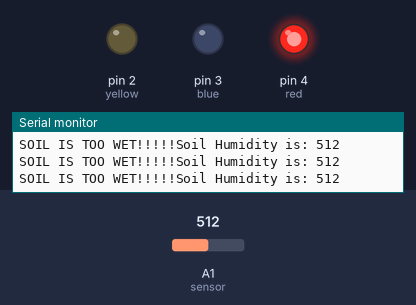
A sketch run on a simulated Arduino Uno, built with avr-gcc and run on an emulated ATmega328P. Shown: output pins drawn as LEDs (lit = HIGH), the last lines printed to the serial monitor. The test bench sets the inputs (shaded band); at power-on: A1 (sensor) = 512.

Above: at 1.3 s.
1.4 s: A1 (sensor) set to 888
2.9 s: A1 (sensor) set to 908
At 4.1 s:
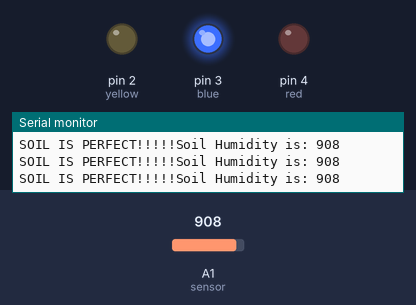
4.5 s: A1 (sensor) set to 990
6.0 s: A1 (sensor) set to 1011
At 6.6 s:
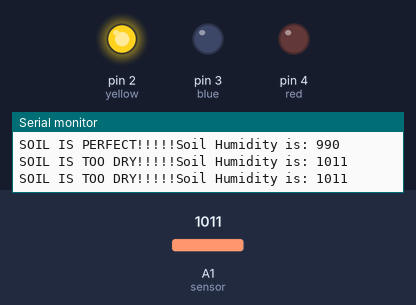
7.5 s: A1 (sensor) set to 989
At 8.7 s:
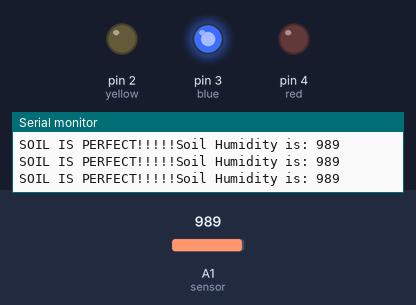
9.0 s: A1 (sensor) set to 1009
At 10.1 s:
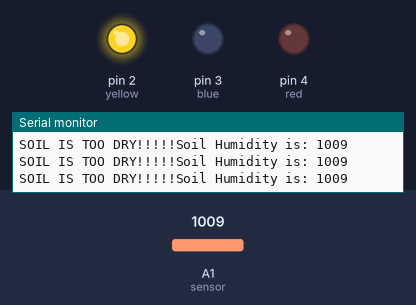
Timing chart, 0 to 11.5 s (numbered marks = the images above; inputs shaded):
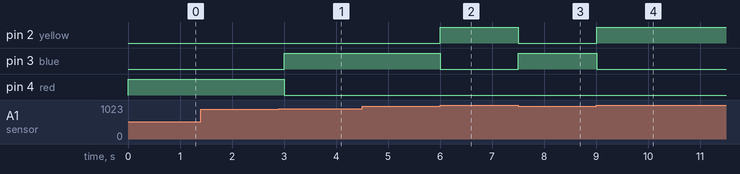

Measured:
- the behaviour switches between 900 and 901 on A1 (sensor) (found by bisection; images 0 and 1)
- the behaviour switches between 999 and 1000 on A1 (sensor) (found by bisection; images 1 and 2)
- after the input at 2.9 s, pin 3 (blue): LOW → HIGH after 0.10 s; pin 4 (red): HIGH → LOW after 0.10 s
- after the input at 6.0 s, pin 2 (yellow): LOW → HIGH at once; pin 3 (blue): HIGH → LOW at once
- after the input at 7.5 s, pin 2 (yellow): HIGH → LOW at once; pin 3 (blue): LOW → HIGH at once
- after the input at 9.0 s, pin 2 (yellow): LOW → HIGH at once; pin 3 (blue): HIGH → LOW at once

The sketch:

sensor-yl.ino
```cpp
void setup() {
  Serial.begin(9600);
  pinMode(2, OUTPUT); // Mengatur pin 2 sebagai output (untuk LED kuning)
  pinMode(3, OUTPUT); // Mengatur pin 3 sebagai output (untuk LED biru)
  pinMode(4, OUTPUT); // Mengatur pin 4 sebagai output (untuk LED merah)
}

void loop() {
  int yellow = 2; // Variabel untuk menyimpan nomor pin LED kuning
  int blue = 3;   // Variabel untuk menyimpan nomor pin LED biru
  int red = 4;    // Variabel untuk menyimpan nomor pin LED merah
  int sensorValue = analogRead(A1); // Membaca nilai analog dari pin A1 (sensor YL)

  digitalWrite(2, LOW); // Matikan LED kuning
  digitalWrite(3, LOW); // Matikan LED biru
  digitalWrite(4, LOW); // Matikan LED merah

  // Memeriksa nilai sensor dan mengatur LED dan pesan serial yang sesuai
  if (sensorValue >= 1000) (digitalWrite(yellow, HIGH)); // Jika kelembaban tanah terlalu kering, hidupkan LED kuning
  else if ((sensorValue <= 999) && (sensorValue >=901)) (digitalWrite(blue, HIGH)); // Jika kelembaban tanah optimal, hidupkan LED biru
  else if (sensorValue <= 900) (digitalWrite(red, HIGH)); // Jika kelembaban tanah terlalu basah, hidupkan LED merah
  else ;

  // Mengirim pesan serial berdasarkan kondisi kelembaban tanah
  if (sensorValue >= 1000) (Serial.print("SOIL IS TOO DRY!!!!!")); // Pesan untuk kelembaban tanah terlalu kering
  else if ((sensorValue <= 999) && (sensorValue >=901)) (Serial.print("SOIL IS PERFECT!!!!!")); // Pesan untuk kelembaban tanah optimal
  else if (sensorValue <= 900) (Serial.print("SOIL IS TOO WET!!!!!")); // Pesan untuk kelembaban tanah terlalu basah
  else;

  Serial.print("Soil Humidity is: "); // Pesan untuk data kelembaban tanah yang akan ditampilkan
  Serial.println(sensorValue); // Mencetak nilai kelembaban tanah yang didapat
  delay(500); // Delay untuk memberi waktu sebelum iterasi berikutnya
}
```
